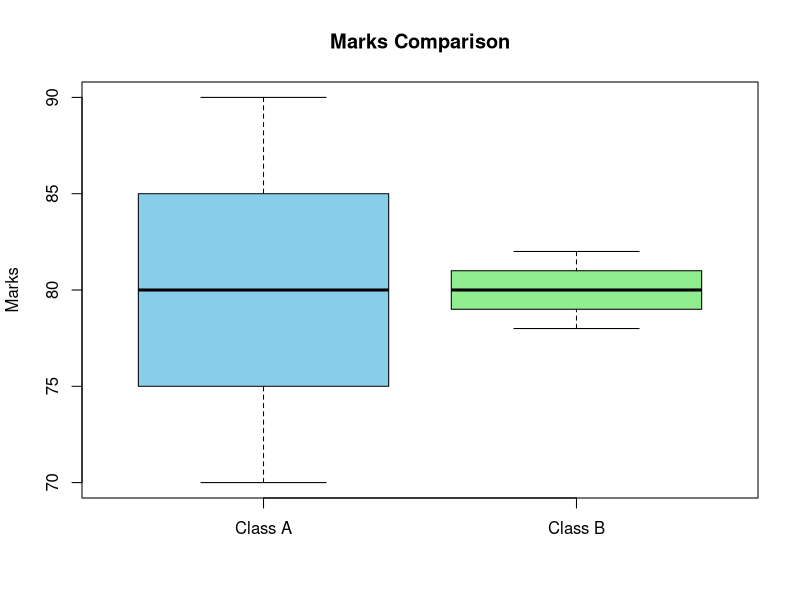

Generate this figure with R:

ClassA <- c(70, 75, 80, 85, 90)
ClassB <- c(78, 79, 80, 81, 82)
cat("Class A Mean:", mean(ClassA), "\n")
cat("Class A Median:", median(ClassA), "\n")
cat("Class A SD:", sd(ClassA), "\n")
cat("Class B Mean:", mean(ClassB), "\n")
cat("Class B Median:", median(ClassB), "\n")
cat("Class B SD:", sd(ClassB), "\n")
boxplot(ClassA, ClassB,
        names = c("Class A", "Class B"),
        main = "Marks Comparison",
        ylab = "Marks",
        col = c("skyblue", "lightgreen"))
if (sd(ClassA) < sd(ClassB)) {
  print("Class A is more consistent")
} else {
  print("Class B is more consistent")
}
